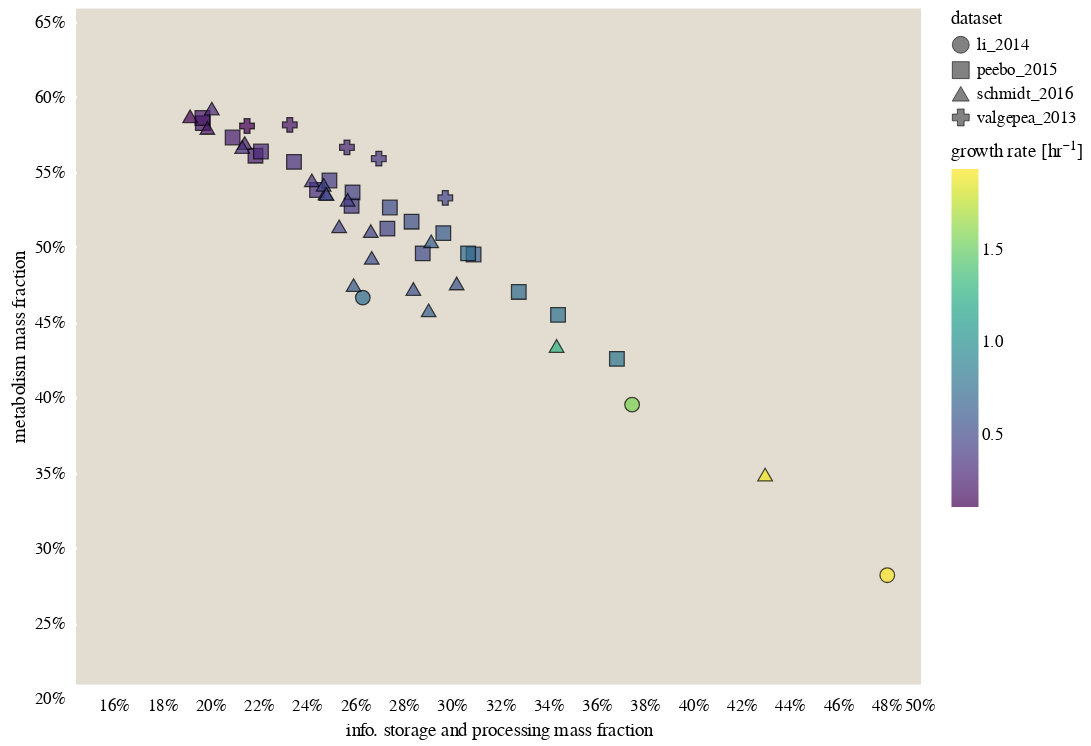

The code cell stored with this chart in its notebook:
### Code cell
# Group bygrowth rate bins of 0.1 inv hr. 
# info_metab_correlation['bins'] = pd.cut(info_metab_correlation['growth_rate_hr'], bins=np.arange(-0.01, 2, 0.01))
# agg = info_metab_correlation.groupby('bins').mean().reset_index()
# agg.drop(labels='bins', inplace=True, axis=1)
# agg = agg[~agg['info_frac_mass'].isnull()]
base = alt.Chart(info_metab_correlation, width=500, height=400)

# Define the defaults
defaults =  {'fill':alt.Color('growth_rate_hr', scale=alt.Scale(scheme='viridis'), legend=alt.Legend(title='growth rate [hr\u207b\u00b9]'))}

frac_mass = base.mark_point(size=75).encode(
            x=alt.X('info_frac_mass', 
                    axis=alt.Axis(format='%', title='info. storage and processing mass fraction'),
                   scale=alt.Scale(domain=[0.15, 0.5])),
            y=alt.Y('metab_frac_mass', 
                    axis=alt.Axis(format='%', title='metabolism mass fraction'),
                   scale=alt.Scale(domain=[0.2, 0.65])),
            shape='dataset:O',
            **defaults, **stroke_defaults
        ).interactive()


# frac_mass.save('../../figures/info_metab_mass_fraction.png', scale_factor=2.0)
# frac_mass.save('../../figures/info_metab_mass_fraction.html')
frac_mass

### Figure 1 — Vega-Lite specification as saved in the notebook (floating-point values rounded to 4 significant figures)
{"$schema": "https://vega.github.io/schema/vega-lite/v3.4.0.json", "config": {"axis": {"domainColor": null, "grid": false, "labelFont": "Lucida Sans", "tickColor": "white", "tickOffset": 8, "tickWidth": 1.5, "ticks": true, "titleFont": "Lucida Sans", "titleFontWeight": 400}, "background": "white", "group": {"fill": "#E3DCD0"}, "legend": {"labelFont": "Lucida Sans", "titleFont": "Lucida Sans", "titleFontWeight": 400}, "mark": {"stroke": "black", "strokeWidth": 0.5}, "range": {"category": ["#D56C55", "#738FC1", "#7AA974", "#AB85AC", "#7E9D90", "#905426", "#EAC264"]}, "title": {"anchor": "middle", "font": "Lucida Sans", "fontWeight": 400}, "view": {"fill": "#E3DCD0", "height": 300, "strokeWidth": 0, "width": 400}}, "data": {"name": "data-56ccf98547a54a210f8bde9c7ce4b3c5"}, "datasets": {"data-56ccf98547a54a210f8bde9c7ce4b3c5": [{"condition": "MOPS minimal", "dataset": "li_2014", "growth_rate_hr": 0.7387, "info_frac_mass": 0.2688, "info_frac_size": 0.3451, "metab_frac_mass": 0.4575, "metab_frac_size": 0.2965}, {"condition": "MOPS complete without methionine", "dataset": "li_2014", "growth_rate_hr": 1.569, "info_frac_mass": 0.3803, "info_frac_size": 0.4917, "metab_frac_mass": 0.3863, "metab_frac_size": 0.2441}, {"condition": "MOPS complete", "dataset": "li_2014", "growth_rate_hr": 1.934, "info_frac_mass": 0.486, "info_frac_size": 0.5718, "metab_frac_mass": 0.2727, "metab_frac_size": 0.1785}, {"condition": "glucose_minimal", "dataset": "peebo_2015", "growth_rate_hr": 0.21, "info_frac_mass": 0.2025, "info_frac_size": 0.2922, "metab_frac_mass": 0.5737, "metab_frac_size": 0.4325}, {"condition": "glucose_minimal", "dataset": "peebo_2015", "growth_rate_hr": 0.22, "info_frac_mass": 0.2023, "info_frac_size": 0.2927, "metab_frac_mass": 0.577, "metab_frac_size": 0.4353}, {"condition": "rich", "dataset": "peebo_2015", "growth_rate_hr": 0.25, "info_frac_mass": 0.2243, "info_frac_size": 0.3178, "metab_frac_mass": 0.552, "metab_frac_size": 0.4144}, {"condition": "glucose_minimal", "dataset": "peebo_2015", "growth_rate_hr": 0.26, "info_frac_mass": 0.2149, "info_frac_size": 0.308, "metab_frac_mass": 0.5641, "metab_frac_size": 0.4227}, {"condition": "glucose_minimal", "dataset": "peebo_2015", "growth_rate_hr": 0.31, "info_frac_mass": 0.2266, "info_frac_size": 0.3245, "metab_frac_mass": 0.5548, "metab_frac_size": 0.4092}, {"condition": "rich", "dataset": "peebo_2015", "growth_rate_hr": 0.35, "info_frac_mass": 0.2403, "info_frac_size": 0.3428, "metab_frac_mass": 0.5478, "metab_frac_size": 0.41}, {"condition": "glucose_minimal", "dataset": "peebo_2015", "growth_rate_hr": 0.36, "info_frac_mass": 0.2498, "info_frac_size": 0.3525, "metab_frac_mass": 0.5291, "metab_frac_size": 0.383}, {"condition": "glucose_minimal", "dataset": "peebo_2015", "growth_rate_hr": 0.41, "info_frac_mass": 0.2641, "info_frac_size": 0.3727, "metab_frac_mass": 0.5186, "metab_frac_size": 0.3696}, {"condition": "rich", "dataset": "peebo_2015", "growth_rate_hr": 0.42, "info_frac_mass": 0.2549, "info_frac_size": 0.3587, "metab_frac_mass": 0.5355, "metab_frac_size": 0.3978}, {"condition": "rich", "dataset": "peebo_2015", "growth_rate_hr": 0.45, "info_frac_mass": 0.2645, "info_frac_size": 0.3747, "metab_frac_mass": 0.5276, "metab_frac_size": 0.3866}, {"condition": "glucose_minimal", "dataset": "peebo_2015", "growth_rate_hr": 0.46, "info_frac_mass": 0.279, "info_frac_size": 0.3903, "metab_frac_mass": 0.5034, "metab_frac_size": 0.3554}, {"condition": "glucose_minimal", "dataset": "peebo_2015", "growth_rate_hr": 0.51, "info_frac_mass": 0.2936, "info_frac_size": 0.4084, "metab_frac_mass": 0.487, "metab_frac_size": 0.3394}, {"condition": "rich", "dataset": "peebo_2015", "growth_rate_hr": 0.53, "info_frac_mass": 0.28, "info_frac_size": 0.393, "metab_frac_mass": 0.5175, "metab_frac_size": 0.3756}, {"condition": "rich", "dataset": "peebo_2015", "growth_rate_hr": 0.55, "info_frac_mass": 0.289, "info_frac_size": 0.4047, "metab_frac_mass": 0.5081, "metab_frac_size": 0.3666}, {"condition": "rich", "dataset": "peebo_2015", "growth_rate_hr": 0.63, "info_frac_mass": 0.3021, "info_frac_size": 0.424, "metab_frac_mass": 0.5004, "metab_frac_size": 0.3575}, {"condition": "rich", "dataset": "peebo_2015", "growth_rate_hr": 0.65, "info_frac_mass": 0.3147, "info_frac_size": 0.4419, "metab_frac_mass": 0.4862, "metab_frac_size": 0.3432}, {"condition": "rich", "dataset": "peebo_2015", "growth_rate_hr": 0.73, "info_frac_mass": 0.3124, "info_frac_size": 0.4372, "metab_frac_mass": 0.487, "metab_frac_size": 0.3443}, {"condition": "rich", "dataset": "peebo_2015", "growth_rate_hr": 0.74, "info_frac_mass": 0.3334, "info_frac_size": 0.4624, "metab_frac_mass": 0.4613, "metab_frac_size": 0.3179}, {"condition": "rich", "dataset": "peebo_2015", "growth_rate_hr": 0.78, "info_frac_mass": 0.3496, "info_frac_size": 0.4764, "metab_frac_mass": 0.446, "metab_frac_size": 0.3044}, {"condition": "rich", "dataset": "peebo_2015", "growth_rate_hr": 0.82, "info_frac_mass": 0.374, "info_frac_size": 0.5049, "metab_frac_mass": 0.4167, "metab_frac_size": 0.2759}, {"condition": "chemostat_u0.12", "dataset": "schmidt_2016", "growth_rate_hr": 0.12, "info_frac_mass": 0.1973, "info_frac_size": 0.2691, "metab_frac_mass": 0.5782, "metab_frac_size": 0.4406}, {"condition": "chemostat_u0.2", "dataset": "schmidt_2016", "growth_rate_hr": 0.2, "info_frac_mass": 0.2044, "info_frac_size": 0.2799, "metab_frac_mass": 0.5705, "metab_frac_size": 0.4352}, {"condition": "galactose", "dataset": "schmidt_2016", "growth_rate_hr": 0.26, "info_frac_mass": 0.2199, "info_frac_size": 0.3006, "metab_frac_mass": 0.5604, "metab_frac_size": 0.4248}, {"condition": "acetate", "dataset": "schmidt_2016", "growth_rate_hr": 0.3, "info_frac_mass": 0.2062, "info_frac_size": 0.2798, "metab_frac_mass": 0.5834, "metab_frac_size": 0.4542}, {"condition": "chemostat_u0.35", "dataset": "schmidt_2016", "growth_rate_hr": 0.35, "info_frac_mass": 0.2188, "info_frac_size": 0.2974, "metab_frac_mass": 0.5578, "metab_frac_size": 0.4278}, {"condition": "pyruvate", "dataset": "schmidt_2016", "growth_rate_hr": 0.4, "info_frac_mass": 0.2477, "info_frac_size": 0.3369, "metab_frac_mass": 0.5356, "metab_frac_size": 0.4082}, {"condition": "fumarate", "dataset": "schmidt_2016", "growth_rate_hr": 0.42, "info_frac_mass": 0.2533, "info_frac_size": 0.3412, "metab_frac_mass": 0.527, "metab_frac_size": 0.4003}, {"condition": "succinate", "dataset": "schmidt_2016", "growth_rate_hr": 0.44, "info_frac_mass": 0.2625, "info_frac_size": 0.3557, "metab_frac_mass": 0.5226, "metab_frac_size": 0.3986}, {"condition": "glucosamine", "dataset": "schmidt_2016", "growth_rate_hr": 0.46, "info_frac_mass": 0.259, "info_frac_size": 0.3508, "metab_frac_mass": 0.505, "metab_frac_size": 0.3691}, {"condition": "mannose", "dataset": "schmidt_2016", "growth_rate_hr": 0.47, "info_frac_mass": 0.2525, "info_frac_size": 0.344, "metab_frac_mass": 0.5325, "metab_frac_size": 0.4032}, {"condition": "glycerol", "dataset": "schmidt_2016", "growth_rate_hr": 0.47, "info_frac_mass": 0.2721, "info_frac_size": 0.3697, "metab_frac_mass": 0.5018, "metab_frac_size": 0.3752}, {"condition": "chemostat_u0.5", "dataset": "schmidt_2016", "growth_rate_hr": 0.5, "info_frac_mass": 0.2537, "info_frac_size": 0.3436, "metab_frac_mass": 0.5264, "metab_frac_size": 0.3967}, {"condition": "xylose", "dataset": "schmidt_2016", "growth_rate_hr": 0.55, "info_frac_mass": 0.2897, "info_frac_size": 0.3915, "metab_frac_mass": 0.4633, "metab_frac_size": 0.3287}, {"condition": "osmotic_stress_glucose", "dataset": "schmidt_2016", "growth_rate_hr": 0.55, "info_frac_mass": 0.2725, "info_frac_size": 0.3628, "metab_frac_mass": 0.484, "metab_frac_size": 0.3517}, {"condition": "glucose", "dataset": "schmidt_2016", "growth_rate_hr": 0.58, "info_frac_mass": 0.3077, "info_frac_size": 0.4071, "metab_frac_mass": 0.467, "metab_frac_size": 0.3416}, {"condition": "pH6", "dataset": "schmidt_2016", "growth_rate_hr": 0.63, "info_frac_mass": 0.265, "info_frac_size": 0.3531, "metab_frac_mass": 0.4658, "metab_frac_size": 0.334}, {"condition": "fructose", "dataset": "schmidt_2016", "growth_rate_hr": 0.65, "info_frac_mass": 0.2971, "info_frac_size": 0.4016, "metab_frac_mass": 0.4949, "metab_frac_size": 0.3636}, {"condition": "42C", "dataset": "schmidt_2016", "growth_rate_hr": 0.66, "info_frac_mass": 0.296, "info_frac_size": 0.3881, "metab_frac_mass": 0.4491, "metab_frac_size": 0.3337}, {"condition": "glycerol_pAA", "dataset": "schmidt_2016", "growth_rate_hr": 1.27, "info_frac_mass": 0.349, "info_frac_size": 0.4629, "metab_frac_mass": 0.4253, "metab_frac_size": 0.305}, {"condition": "lb_miller", "dataset": "schmidt_2016", "growth_rate_hr": 1.9, "info_frac_mass": 0.4354, "info_frac_size": 0.5592, "metab_frac_mass": 0.3397, "metab_frac_size": 0.235}, {"condition": "glucose_minimal", "dataset": "valgepea_2013", "growth_rate_hr": 0.11, "info_frac_mass": 0.2208, "info_frac_size": 0.3138, "metab_frac_mass": 0.5718, "metab_frac_size": 0.4332}, {"condition": "glucose_minimal", "dataset": "valgepea_2013", "growth_rate_hr": 0.21, "info_frac_mass": 0.2385, "info_frac_size": 0.3415, "metab_frac_mass": 0.5725, "metab_frac_size": 0.4282}, {"condition": "glucose_minimal", "dataset": "valgepea_2013", "growth_rate_hr": 0.31, "info_frac_mass": 0.2622, "info_frac_size": 0.376, "metab_frac_mass": 0.5575, "metab_frac_size": 0.4116}, {"condition": "glucose_minimal", "dataset": "valgepea_2013", "growth_rate_hr": 0.4, "info_frac_mass": 0.2754, "info_frac_size": 0.3984, "metab_frac_mass": 0.55, "metab_frac_size": 0.3989}, {"condition": "glucose_minimal", "dataset": "valgepea_2013", "growth_rate_hr": 0.49, "info_frac_mass": 0.3029, "info_frac_size": 0.4355, "metab_frac_mass": 0.5239, "metab_frac_size": 0.3701}]}, "encoding": {"fill": {"field": "growth_rate_hr", "legend": {"title": "growth rate [hr⁻¹]"}, "scale": {"scheme": "viridis"}, "type": "quantitative"}, "shape": {"field": "dataset", "type": "ordinal"}, "stroke": {"value": "black"}, "strokeWidth": {"value": 0.75}, "x": {"axis": {"format": "%", "title": "info. storage and processing mass fraction"}, "field": "info_frac_mass", "scale": {"domain": [0.15, 0.5]}, "type": "quantitative"}, "y": {"axis": {"format": "%", "title": "metabolism mass fraction"}, "field": "metab_frac_mass", "scale": {"domain": [0.2, 0.65]}, "type": "quantitative"}}, "height": 400, "mark": {"size": 75, "type": "point"}, "selection": {"selector027": {"bind": "scales", "encodings": ["x", "y"], "type": "interval"}}, "width": 500}
